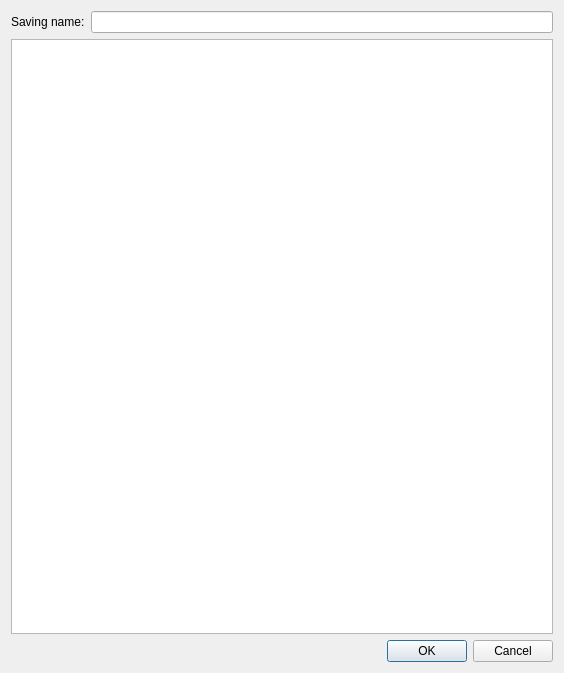
<?xml version="1.0" encoding="UTF-8"?>
<ui version="4.0">
 <class>SaveAsWindow</class>
 <widget class="QDialog" name="SaveAsWindow">
  <property name="geometry">
   <rect>
    <x>0</x>
    <y>0</y>
    <width>564</width>
    <height>673</height>
   </rect>
  </property>
  <property name="windowTitle">
   <string>Dialog</string>
  </property>
  <layout class="QGridLayout" name="gridLayout">
   <item row="0" column="0">
    <widget class="QLabel" name="label">
     <property name="text">
      <string>Saving name:</string>
     </property>
    </widget>
   </item>
   <item row="0" column="1">
    <widget class="QLineEdit" name="savingName"/>
   </item>
   <item row="1" column="0" colspan="2">
    <widget class="QListWidget" name="modelsNames"/>
   </item>
   <item row="2" column="1">
    <widget class="QDialogButtonBox" name="buttonBox">
     <property name="orientation">
      <enum>Qt::Orientation::Horizontal</enum>
     </property>
     <property name="standardButtons">
      <set>QDialogButtonBox::StandardButton::Cancel|QDialogButtonBox::StandardButton::Ok</set>
     </property>
    </widget>
   </item>
  </layout>
 </widget>
 <resources/>
 <connections>
  <connection>
   <sender>buttonBox</sender>
   <signal>accepted()</signal>
   <receiver>SaveAsWindow</receiver>
   <slot>accept()</slot>
   <hints>
    <hint type="sourcelabel">
     <x>248</x>
     <y>254</y>
    </hint>
    <hint type="destinationlabel">
     <x>157</x>
     <y>274</y>
    </hint>
   </hints>
  </connection>
  <connection>
   <sender>buttonBox</sender>
   <signal>rejected()</signal>
   <receiver>SaveAsWindow</receiver>
   <slot>reject()</slot>
   <hints>
    <hint type="sourcelabel">
     <x>316</x>
     <y>260</y>
    </hint>
    <hint type="destinationlabel">
     <x>286</x>
     <y>274</y>
    </hint>
   </hints>
  </connection>
 </connections>
</ui>
